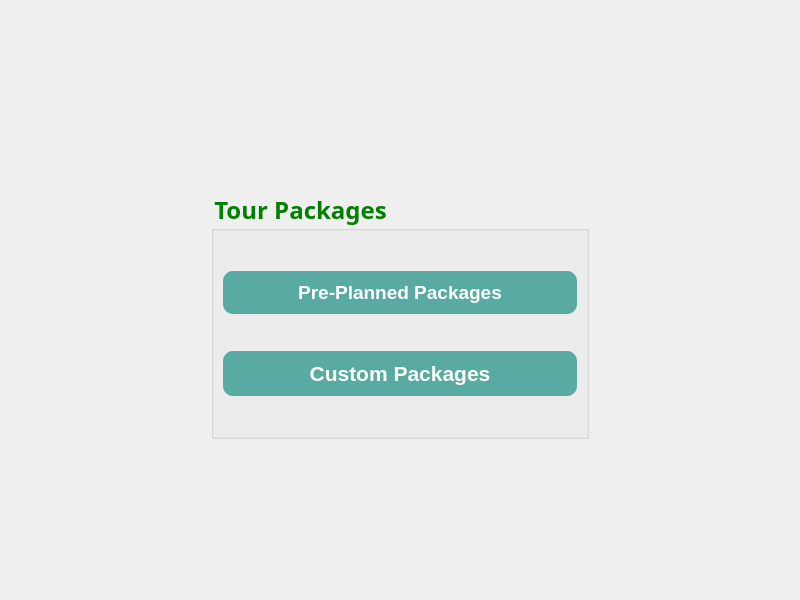
<?xml version="1.0" encoding="UTF-8"?>
<ui version="4.0">
 <class>tourplan</class>
 <widget class="QDialog" name="tourplan">
  <property name="geometry">
   <rect>
    <x>0</x>
    <y>0</y>
    <width>800</width>
    <height>600</height>
   </rect>
  </property>
  <property name="windowTitle">
   <string>Dialog</string>
  </property>
  <property name="styleSheet">
   <string notr="true">#tourplan {
    border-image: url(:/images/C:/Users/PMYLS/Downloads/background.PNG);
}</string>
  </property>
  <layout class="QGridLayout" name="gridLayout">
   <item row="1" column="0">
    <spacer name="horizontalSpacer">
     <property name="orientation">
      <enum>Qt::Horizontal</enum>
     </property>
     <property name="sizeType">
      <enum>QSizePolicy::Maximum</enum>
     </property>
     <property name="sizeHint" stdset="0">
      <size>
       <width>200</width>
       <height>20</height>
      </size>
     </property>
    </spacer>
   </item>
   <item row="2" column="1">
    <spacer name="verticalSpacer">
     <property name="orientation">
      <enum>Qt::Vertical</enum>
     </property>
     <property name="sizeType">
      <enum>QSizePolicy::Maximum</enum>
     </property>
     <property name="sizeHint" stdset="0">
      <size>
       <width>20</width>
       <height>150</height>
      </size>
     </property>
    </spacer>
   </item>
   <item row="1" column="1">
    <widget class="QGroupBox" name="groupBox">
     <property name="font">
      <font>
       <family>Arial Black</family>
       <pointsize>18</pointsize>
       <bold>true</bold>
      </font>
     </property>
     <property name="styleSheet">
      <string notr="true">color:green;</string>
     </property>
     <property name="title">
      <string>Tour Packages</string>
     </property>
     <layout class="QVBoxLayout" name="verticalLayout">
      <item>
       <widget class="QPushButton" name="pppack">
        <property name="font">
         <font>
          <family>Arial</family>
          <pointsize>14</pointsize>
          <bold>true</bold>
         </font>
        </property>
        <property name="styleSheet">
         <string notr="true">padding: 10px;
border-radius:10px;
background-color: rgb(89, 170, 163);
color:rgb(255, 255, 255);
</string>
        </property>
        <property name="text">
         <string>Pre-Planned Packages</string>
        </property>
       </widget>
      </item>
      <item>
       <widget class="QPushButton" name="cuspack">
        <property name="font">
         <font>
          <family>Arial</family>
          <pointsize>16</pointsize>
          <bold>true</bold>
         </font>
        </property>
        <property name="styleSheet">
         <string notr="true">padding: 10px;
border-radius:10px;
background-color: rgb(89, 170, 163);
color:rgb(255, 255, 255);
</string>
        </property>
        <property name="text">
         <string>Custom Packages</string>
        </property>
       </widget>
      </item>
     </layout>
    </widget>
   </item>
   <item row="1" column="2">
    <spacer name="horizontalSpacer_2">
     <property name="orientation">
      <enum>Qt::Horizontal</enum>
     </property>
     <property name="sizeType">
      <enum>QSizePolicy::Maximum</enum>
     </property>
     <property name="sizeHint" stdset="0">
      <size>
       <width>200</width>
       <height>20</height>
      </size>
     </property>
    </spacer>
   </item>
   <item row="0" column="1">
    <spacer name="verticalSpacer_2">
     <property name="orientation">
      <enum>Qt::Vertical</enum>
     </property>
     <property name="sizeType">
      <enum>QSizePolicy::Maximum</enum>
     </property>
     <property name="sizeHint" stdset="0">
      <size>
       <width>20</width>
       <height>180</height>
      </size>
     </property>
    </spacer>
   </item>
  </layout>
 </widget>
 <resources/>
 <connections/>
</ui>
